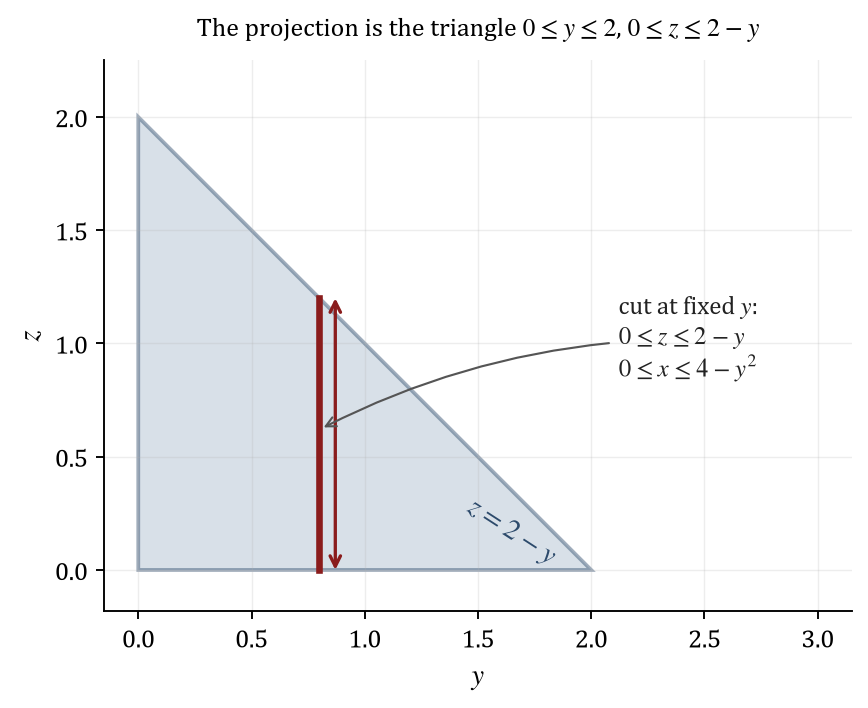

The Python source for this figure:
"""Draw the projection of the solid of exercise 15.7.28 onto the yz-plane."""

import base64

import matplotlib
import numpy as np

matplotlib.use("Agg")
import matplotlib.pyplot as plt

plt.rcParams.update({
    "font.family": "serif",
    "font.serif": ["Cambria", "Times New Roman", "DejaVu Serif"],
    "mathtext.fontset": "stix",
    "font.size": 11,
    "axes.labelsize": 12,
    "axes.titlesize": 11,
})

figure, axes = plt.subplots(figsize=(6.9, 4.3))

triangle_y = np.array([0.0, 2.0, 0.0, 0.0])
triangle_z = np.array([0.0, 0.0, 2.0, 0.0])
axes.fill(triangle_y, triangle_z, color="#a9bccd", alpha=0.45, edgecolor="#2c4a6b",
          linewidth=1.6, zorder=1)

# One cut at a fixed height y shows the z-limits.
cut_y = 0.8
cut_top = 2.0 - cut_y
axes.plot([cut_y, cut_y], [0.0, cut_top], color="#8a1c1c", linewidth=2.8, zorder=3)
axes.annotate("", xy=(cut_y + 0.07, cut_top), xytext=(cut_y + 0.07, 0.0),
              arrowprops={"arrowstyle": "<->", "color": "#8a1c1c", "lw": 1.4,
                          "shrinkA": 0.0, "shrinkB": 0.0})

axes.annotate("cut at fixed $y$:" "\n" r"$0 \leq z \leq 2 - y$" "\n"
              r"$0 \leq x \leq 4 - y^{2}$",
              xy=(cut_y, 0.62), xytext=(2.12, 1.02), fontsize=10.5, color="#222222",
              va="center",
              arrowprops={"arrowstyle": "->", "color": "#555555", "lw": 0.9,
                          "connectionstyle": "arc3,rad=0.12"})

axes.text(1.5, 0.34, r"$z = 2 - y$", color="#2c4a6b", fontsize=12, rotation=-33,
          rotation_mode="anchor", ha="left", va="top")

axes.set_xlim(-0.15, 3.15)
axes.set_ylim(-0.18, 2.25)
axes.set_aspect("equal")
axes.set_xlabel(r"$y$")
axes.set_ylabel(r"$z$")
axes.set_title(r"The projection is the triangle $0 \leq y \leq 2$, $0 \leq z \leq 2 - y$",
               pad=10)
axes.grid(alpha=0.22, linewidth=0.6)
axes.spines["top"].set_visible(False)
axes.spines["right"].set_visible(False)

figure.tight_layout()
output_path = "part1_figure2.png"
figure.savefig(output_path, dpi=170, bbox_inches="tight", facecolor="white")
with open(output_path, "rb") as image_file:
    encoded = base64.b64encode(image_file.read()).decode("ascii")
with open("part1_figure2.b64.txt", "w", encoding="ascii") as text_file:
    text_file.write(encoded)
print(f"saved {output_path} and part1_figure2.b64.txt ({len(encoded)} base64 characters)")
